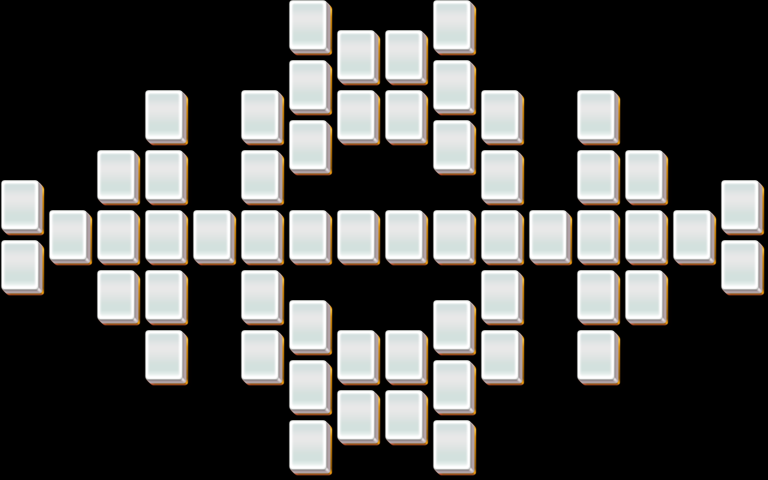

Below is a game level as drawn by its tile map, then a one-line description and the .tmx that defines it (tile-layer data replaced by summaries):
An orthogonal 32x16 tile map with 24x30 px tiles, 5 tile layers (layer1, layer2, layer3, layer4, ...).

<map version="1.0" orientation="orthogonal" width="32" height="16" tilewidth="24" tileheight="30">
 <properties>
  <property name="species" value="15" />
 </properties>
 <tileset firstgid="1" name="mahjong" tilewidth="48" tileheight="60">
  <image source="mahjong.png" />
 </tileset>
 <layer name="layer1" width="32" height="16">
  <data>[512 cells, 58 non-empty, 1 distinct tile ids]</data>
 </layer>
 <layer name="layer2" width="32" height="16">
  <data>[512 cells, 58 non-empty, 1 distinct tile ids]</data>
 </layer>
 <layer name="layer3" width="32" height="16">
  <data>[512 cells, 0 non-empty, 0 distinct tile ids]</data>
 </layer>
 <layer name="layer4" width="32" height="16">
  <data>[512 cells, 0 non-empty, 0 distinct tile ids]</data>
 </layer>
 <layer name="layer5" width="32" height="16">
  <data>[512 cells, 0 non-empty, 0 distinct tile ids]</data>
 </layer>
</map>
